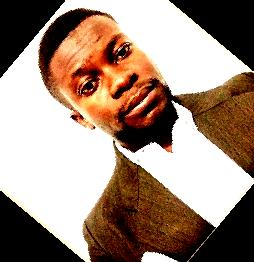
#> input picture bak.jpg, 254 x 262 px
$ python rotation.py
#> lines starting #> are read from the running program, lines starting #| are printed output that depends on the picture


import numpy as np
import cv2
from matplotlib import pyplot as plt
import random as rd
from PIL import ImageEnhance

## importation

def importationl(lien):
    ''' Importe une image à partir de l'url'''
#> called with lien = 'bak.jpg'
    img = cv2.imread( lien, 0 )
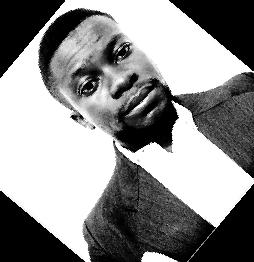
#> img: shape (262, 254); min 0, max 255, mean 142.2
    img_float32 = np.float32(img)
#> call 2 of importationl, with lien = 'youl.jpg'
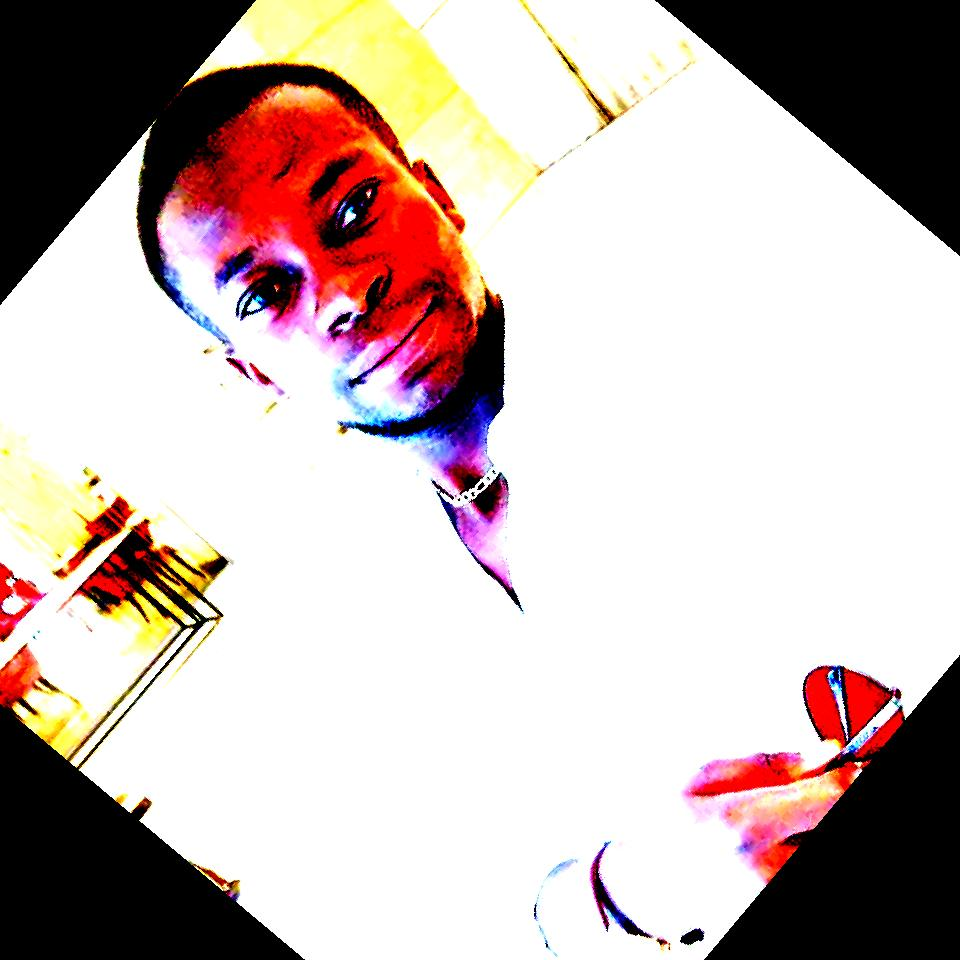
#> input picture youl.jpg, 960 x 960 px
#> in importationl (call 2), `img = cv2.imread( lien, 0 )`:
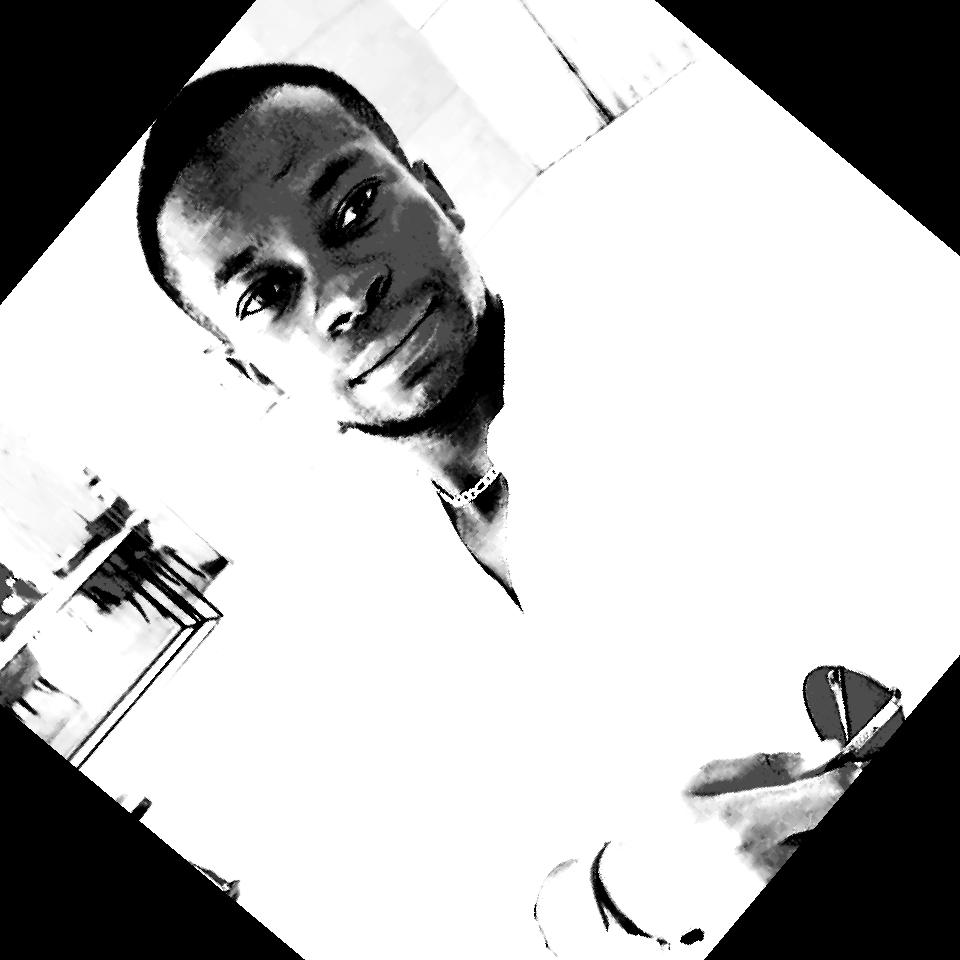
#> img: shape (960, 960); min 0, max 255, mean 186.8
    return img_float32


## transformée de Fourier

def fourier(img_float32):
    '''Renvoie la transformée de Fourier d'une image'''
    dft = cv2.dft( img_float32, flags=cv2.DFT_COMPLEX_OUTPUT )
    dft_shift = np.fft.fftshift( dft )
    return dft_shift


def inv_fourier(fshift):
    ''' Renvoie la transformée de Fourier inverse'''
    f_ishift = np.fft.ifftshift( fshift )
    img_back = cv2.idft( f_ishift )
    img_back = cv2.magnitude( img_back[:, :, 0], img_back[:, :, 1] )
    return img_back


## fonctions outils

# [16 lines left out: functions module, phase, seuil, not called in this run]


def dim(img):
    ''' Renvoie les dimensions d'une image et les coordonnées du milieu'''
    rows, cols = img.shape
#> rows = 262; cols = 254
    crow, ccol = rows / 2, cols / 2
#> crow = 131; ccol = 127
    return crow, ccol, rows, cols


# [14 lines left out: function sinus, not called in this run]


def bruit(img, n):
    '''Bruite une image de 100/n %'''
    crow, ccol, rows, cols = dim( img )
#> crow = 131; ccol = 127; rows = 262; cols = 254
    resu = 0 * img
#> resu: shape (262, 254) float32; every value is 0
    for i in range( rows ):
        for j in range( cols ):
            if rd.randint( 1, n ) == 1:
                resu[i][j] = 255
            else:
                resu[i][j] = img[i][j]
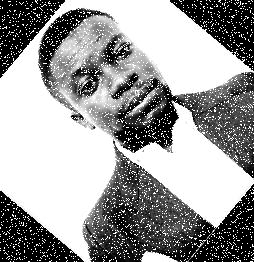
#> resu: shape (262, 254) float32; min 0, max 255, mean 155.1
    return resu


# [19 lines left out: functions melangeur, passe_bas_carre, not called in this run]


def passe_bas_rond(dim, taille, bordure):
    ''' Génère un passe bas 2D en rond avec un dégradé'''
#> called with dim = (131, 127, 262, 254), taille = 2, bordure = 2
    crow, ccol, rows, cols = dim
#> crow = 131; ccol = 127; rows = 262; cols = 254
    mask = np.zeros( (rows, cols, 2) )
    for i in range( rows ):
        for j in range( cols ):
            if np.sqrt( (i - crow) ** 2 + (j - ccol) ** 2 ) <= (taille + bordure):
                mask[i][j] = (-1 * np.sqrt( (i - crow) ** 2 + (j - ccol) ** 2 ) + taille + bordure) / bordure
            if np.sqrt( (i - crow) ** 2 + (j - ccol) ** 2 ) <= taille:
                mask[i][j] = 1
    return mask


# [23 lines left out: functions passe_haut_rond, watermarkingFFT, not called in this run]


def watermarking(img, water):
    return inv_fourier( watermarkingFFT( fourier( img ), water ) )


def filtre_bas(img, n, p):
    ''' Applique un filtre passe bas à une image'''
    return inv_fourier(fourier(img) * passe_bas_rond(dim(img), n, p))
#> in inv_fourier, `img_back = cv2.magnitude( img_back[:, :, 0], img_back[:, :, 1] )`:
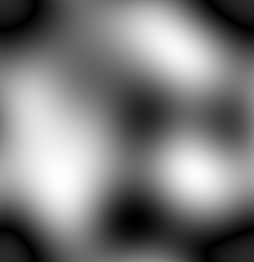
#> img_back: shape (262, 254) float64; min 413.5, max 19840501.9, mean 9650247.4; drawn with min black and max white


def filtre_haut(img, n, p):
    ''' Applique un filtre passe haut à une image'''
    return inv_fourier( fourier( img ) * passe_haut_rond( dim( img ), n, p ) )


# [10 lines left out: function fusion, not called in this run]

## affichage

def affichage(tab):
    '''Affiche une ou plusieurs images avec des titres'''
    dim = [[1, 1], [1, 2], [1, 3], [2, 2], [2, 3], [2, 3], [3, 3], [3, 3], [3, 3]]
#> dim = [[1, 1], [1, 2], [1, 3], [2, 2], [2, 3], [2, 3], [3, 3], [3, 3], [3, 3]]
    n, p = dim[len(tab) - 1]
#> n = 1; p = 3
    for i in range(len(tab)):
        number = n * 100 + p * 10 + i + 1
        plt.subplot(number), plt.imshow( tab[i][0], cmap='gray')
        plt.title(tab[i][1], fontsize=20), plt.xticks([]), plt.yticks([])
#> this loop made 3 passes
    plt.show()


## code principal

img = importationl('bak.jpg')
img1 = importationl('youl.jpg')

# exemple d'une image débruitée par filtre un passe bas
affichage([[img, 'Image originale'], [bruit(img, 9), 'Image bruité'],
            [filtre_bas(img, 2, 2), 'Image filtré']])
